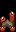

This game map was drawn from its Tiled (.tmx) file and the tilesets committed beside it. A one-line description and the full map source follow:
An orthogonal 1x2 tile map with 16x16 px tiles, 5 tile layers (Back, Back2, Buildings, Front, ...), 1 hidden layer not drawn and 1 object (TileData).

<map version="1.8" tiledversion="1.8.5" orientation="orthogonal" renderorder="right-down" width="1" height="2" tilewidth="16" tileheight="16" infinite="0" nextlayerid="17" nextobjectid="12">
 <properties>
  <property name="Outdoors" value="T" />
  <property name="Warp" value="59 62 EastScarp_Village 73 1 60 62 EastScarp_Village 74 1 61 62 EastScarp_Village 75 1" />
 </properties>
 <tileset firstgid="1" name="Desty_Hector_Tilesheet" tilewidth="16" tileheight="16" tilecount="420" columns="15">
  <image source="Desty_Hector_Tilesheet.png" width="240" height="448" />
 </tileset>
 <layer id="1" name="Back" width="1" height="2">
  <data encoding="csv">
0,
0
</data>
 </layer>
 <layer id="15" name="Back2" width="1" height="2">
  <data encoding="csv">
0,
0
</data>
 </layer>
 <objectgroup id="2" name="Back" />
 <layer id="3" name="Buildings" width="1" height="2">
  <data encoding="csv">
0,
279
</data>
 </layer>
 <objectgroup id="16" name="Buildings">
  <object id="8" name="TileData" x="0" y="16" width="16" height="16">
   <properties>
    <property name="Action" value="DropBox DruidAltarFall" />
   </properties>
  </object>
 </objectgroup>
 <layer id="5" name="Paths" width="1" height="2" visible="0">
  <data encoding="csv">
0,
0
</data>
 </layer>
 <objectgroup id="6" name="Paths" />
 <layer id="7" name="Front" width="1" height="2">
  <data encoding="csv">
264,
0
</data>
 </layer>
 <objectgroup id="8" name="Front" />
 <layer id="9" name="AlwaysFront" width="1" height="2">
  <data encoding="csv">
0,
0
</data>
 </layer>
 <objectgroup id="10" name="AlwaysFront" />
</map>
